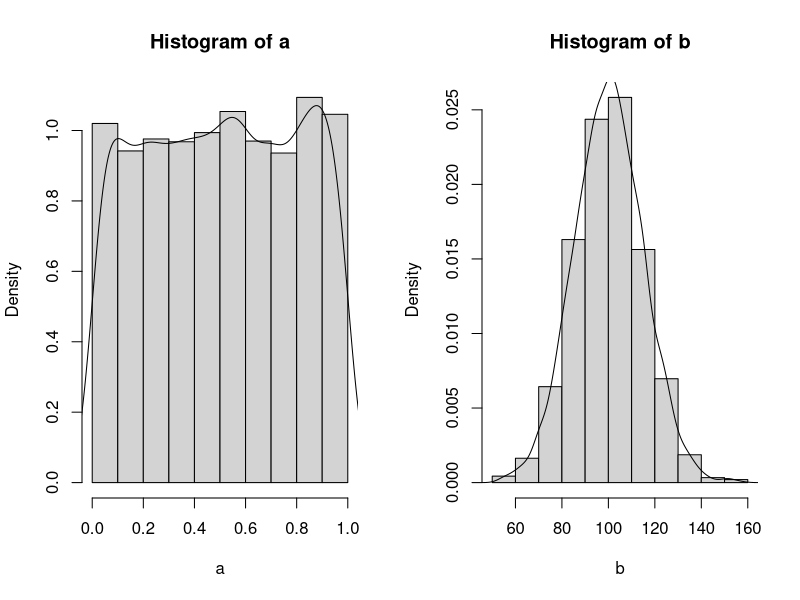

Source code (R):
a <- runif(5000, 0, 1)
b <- rnorm(3000, 100, 15)
par(mfrow = c(1,2))
hist(a,freq=FALSE)
lines(density(a))
hist(b,freq=FALSE)
lines(density(b))
